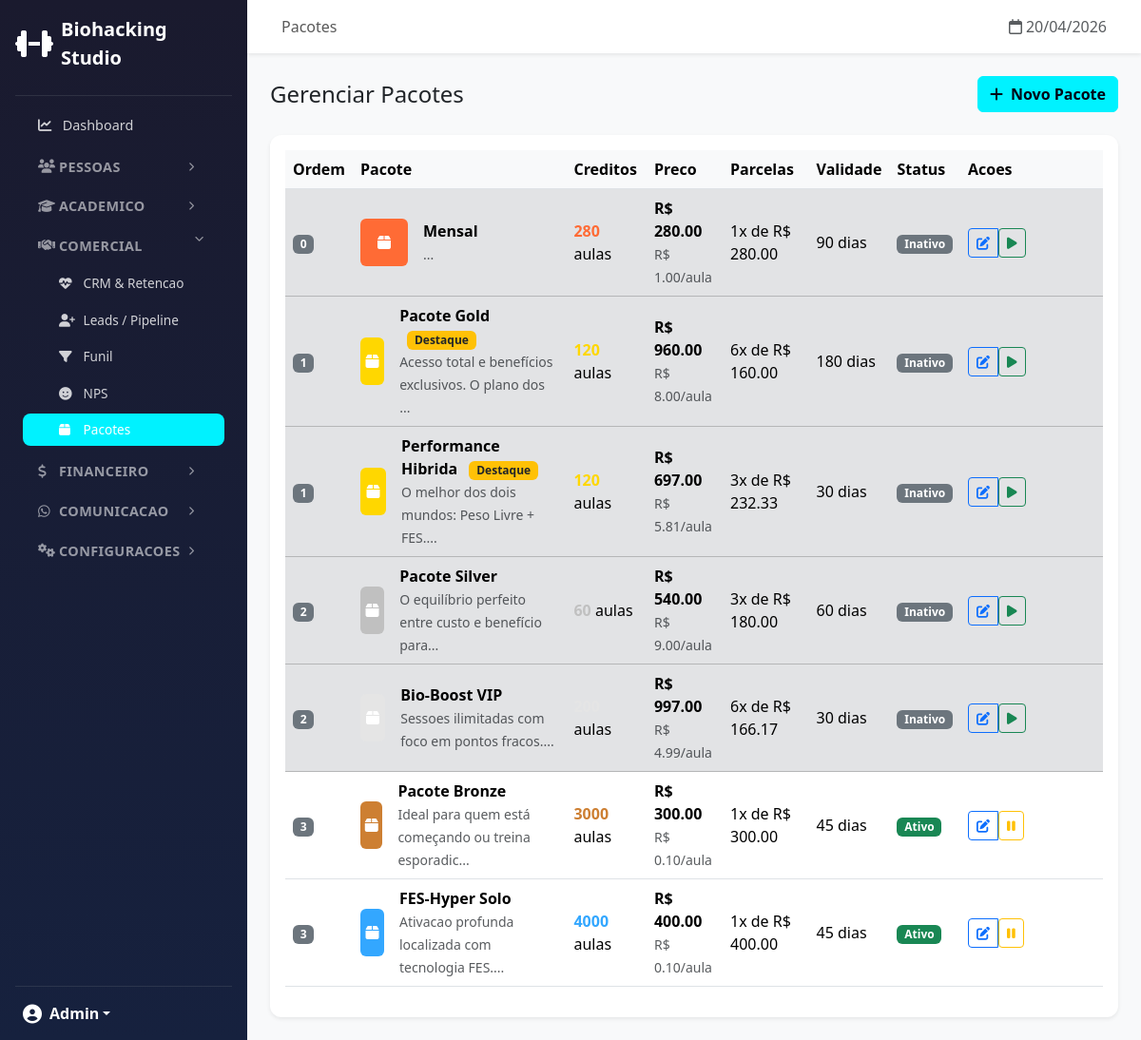
/admin/packages/ (signed in), run on the app's committed database.
### app/models/user.py (models this page shows, shortened)
class User(UserMixin, db.Model):
    __tablename__ = 'users'
    id = db.Column(db.Integer, primary_key=True)
    name = db.Column(db.String(100), nullable=False)
    email = db.Column(db.String(120), unique=True, nullable=False)
    phone = db.Column(db.String(20), nullable=False)
    password_hash = db.Column(db.String(256), nullable=False)
    cpf = db.Column(db.String(14), nullable=True)  # Formato: 123.456.789-00
    gender = db.Column(db.Enum(Gender), nullable=True)
    role = db.Column(db.String(20), default='student')
    xp = db.Column(db.Integer, default=0)  # XP total historico (para ranking)
    level = db.Column(db.Integer, default=1)
    xp_available = db.Column(db.Integer, default=0)  # XP disponivel para conversao (janela 3 meses)
    credits_balance = db.Column(db.Integer, default=0)  # Total de creditos ativos (wallets)
    face_encoding = db.Column(db.LargeBinary, nullable=True)
    face_encoding_version = db.Column(db.String(10), default='v1')
    face_registered_at = db.Column(db.DateTime, nullable=True)
    face_last_recognized = db.Column(db.DateTime, nullable=True)
    face_confidence_threshold = db.Column(db.Float, default=0.6)
    photo_url = db.Column(db.String(255))
    referral_code = db.Column(db.String(12), unique=True, nullable=True)
    professional_type = db.Column(db.Enum(ProfessionalType), nullable=True)
    base_commission_rate = db.Column(db.Numeric(5, 2), nullable=True)
    is_active = db.Column(db.Boolean, default=True)
    created_at = db.Column(db.DateTime, default=datetime.utcnow)
    updated_at = db.Column(db.DateTime, default=datetime.utcnow, onupdate=datetime.utcnow)
    last_login = db.Column(db.DateTime)

### app/models/package.py (models this page shows, shortened)
class Package(db.Model):
    __tablename__ = 'packages'
    id = db.Column(db.Integer, primary_key=True)
    name = db.Column(db.String(100), nullable=False)
    description = db.Column(db.Text)
    credits = db.Column(db.Integer, nullable=False)
    price = db.Column(db.Numeric(10, 2), nullable=False)
    installments = db.Column(db.Integer, default=1)  # Quantas parcelas
    installment_price = db.Column(db.Numeric(10, 2))  # Preco por parcela
    validity_days = db.Column(db.Integer, nullable=False)  # Ex: 90 dias
    photo_url = db.Column(db.String(255))
    color = db.Column(db.String(7), default='#FF6B35')
    is_featured = db.Column(db.Boolean, default=False)  # Destaque
    display_order = db.Column(db.Integer, default=0)
    badge = db.Column(db.String(50))  # Ex: "MAIS VENDIDO", "NOVO"
    extra_benefits = db.Column(db.JSON)  # Ex: ["Toalha gratis", "Garrafinha"]
    is_recurring = db.Column(db.Boolean, default=False)  # Se é pacote recorrente
    recurring_interval_days = db.Column(db.Integer, default=30)  # Intervalo entre cobranças
    welcome_xp_bonus = db.Column(db.Integer, default=0)  # Bônus XP na primeira compra
    is_active = db.Column(db.Boolean, default=True)
    created_at = db.Column(db.DateTime, default=datetime.utcnow)
    updated_at = db.Column(db.DateTime, default=datetime.utcnow, onupdate=datetime.utcnow)
    subscriptions = db.relationship('Subscription', backref='package', lazy=True)
    @property
    def price_per_credit(self):
        return float(self.price) / self.credits

### app/routes/admin/packages.py (the view)
@packages_bp.route('/')
@login_required
@admin_required
def list_packages():
    packages = Package.query.order_by(Package.display_order, Package.id).all()
    return render_template('admin/packages/list.html', packages=packages)

### app/models/notification.py (called while the page is built)
    @classmethod
    def get_unread_count(cls, user_id):
        return cls.query.filter_by(user_id=user_id, is_read=False).count()

### app/routes/admin/dashboard.py (called while the page is built)
def admin_required(f):
    @wraps(f)
    def decorated_function(*args, **kwargs):
        if not current_user.is_authenticated or current_user.role != 'admin':
            abort(403)
        return f(*args, **kwargs)
    return decorated_function

### app/templates/admin/packages/list.html (shortened to what this page needs)
{% extends "admin/base.html" %}
{% block page_title %}Pacotes{% endblock %}
{% block content %}
<div class="d-flex justify-content-between align-items-center mb-4">
    <h4 class="mb-0">Gerenciar Pacotes</h4>
    <a href="{{ url_for('admin_packages.create_package') }}" class="btn btn-primary">
        <i class="fas fa-plus me-2"></i>Novo Pacote
    </a>
</div>
<div class="card">
    <div class="card-body">
        {% if packages %}
        <div class="table-responsive">
            <table class="table table-hover align-middle">
                <thead>
                    <tr>
                        <th style="width: 60px;">Ordem</th>
                        <th>Pacote</th>
                        <th>Creditos</th>
                        <th>Preco</th>
                        <th>Parcelas</th>
                        <th>Validade</th>
                        <th>Status</th>
                        <th style="width: 150px;">Acoes</th>
                    </tr>
                </thead>
                <tbody>
                    {% for package in packages %}
                    <tr class="{{ 'table-secondary' if not package.is_active }}">
                        <td>
                            <span class="badge bg-secondary">{{ package.display_order }}</span>
                        </td>
                        <td>
                            <div class="d-flex align-items-center">
                                {% if package.photo_url %}
                                <img src="{{ url_for('static', filename='uploads/packages/' + package.photo_url) }}"
                                     class="rounded me-3" style="width: 50px; height: 50px; object-fit: cover;">
                                {% else %}
                                <div class="rounded me-3 d-flex align-items-center justify-content-center"
                                     style="width: 50px; height: 50px; background-color: {{ package.color }};">
                                    <i class="fas fa-box text-white"></i>
                                </div>
                                {% endif %}
                                <div>
                                    <strong>{{ package.name }}</strong>
                                    {% if package.is_featured %}
                                    <span class="badge bg-warning text-dark ms-2">Destaque</span>
                                    {% endif %}
                                    <br>
                                    <small class="text-muted">{{ package.description[:50] }}...</small>
                                </div>
                            </div>
                        </td>
                        <td>
                            <span class="fw-bold" style="color: {{ package.color }};">{{ package.credits }}</span> aulas
                        </td>
                        <td>
                            <strong>R$ {{ "%.2f"|format(package.price) }}</strong>
                            <br>
                            <small class="text-muted">R$ {{ "%.2f"|format(package.price_per_credit) }}/aula</small>
                        </td>
                        <td>
                            {{ package.installments }}x de R$ {{ "%.2f"|format(package.installment_price) }}
                        </td>
                        <td>{{ package.validity_days }} dias</td>
                        <td>
                            {% if package.is_active %}
                            <span class="badge bg-success">Ativo</span>
                            {% else %}
                            <span class="badge bg-secondary">Inativo</span>
                            {% endif %}
                        </td>
                        <td>
                            <div class="btn-group">
                                <a href="{{ url_for('admin_packages.edit_package', id=package.id) }}"
                                   class="btn btn-sm btn-outline-primary" title="Editar">
                                    <i class="fas fa-edit"></i>
                                </a>
                                <form action="{{ url_for('admin_packages.toggle_package', id=package.id) }}"
                                      method="POST" class="d-inline">
                                    <button type="submit" class="btn btn-sm btn-outline-{{ 'warning' if package.is_active else 'success' }}"
                                            title="{{ 'Desativar' if package.is_active else 'Ativar' }}">
                                        <i class="fas fa-{{ 'pause' if package.is_active else 'play' }}"></i>
                                    </button>
                                </form>
                            </div>
                        </td>
                    </tr>
                    {% endfor %}
                </tbody>
            </table>
        </div>
        {% endif %}
    </div>
</div>
{% endblock %}

### app/templates/admin/_sidebar_nav.html (shortened to what this page needs)
{% set ep = request.endpoint or '' %}
{% set grp_pessoas   = 'users' in ep %}
{% set grp_academico = 'modalities' in ep or 'schedules' in ep or 'exercises' in ep or 'achievements' in ep or 'conversion_rules' in ep %}
{% set grp_comercial = 'crm' in ep or 'packages' in ep %}
{% set grp_financeiro= 'payments' in ep or 'expenses' in ep or 'split' in ep %}
{% set grp_comunic   = ('whatsapp' in ep and 'megaapi' not in ep) %}
{% set grp_config    = 'megaapi' in ep or 'nupay' in ep or ('settings' in ep and 'megaapi' not in ep) or 'lgpd' in ep or 'maintenance' in ep or ep == 'admin_schedules.gender_management' %}
<ul class="nav nav-pills flex-column mb-auto sidebar-nav">
    <li class="nav-item">
        <a href="{{ url_for('admin.dashboard') }}"
           class="nav-link {% if ep == 'admin.dashboard' %}active{% endif %}">
            <i class="fas fa-chart-line"></i> Dashboard
        </a>
    </li>
    <li class="nav-item nav-group">
        <a class="nav-link nav-group-toggle {% if grp_pessoas %}open{% endif %}"
           data-bs-toggle="collapse" href="#grpPessoas" role="button"
           aria-expanded="{{ 'true' if grp_pessoas else 'false' }}">
            <i class="fas fa-users"></i> Pessoas
            <i class="fas fa-chevron-right nav-arrow"></i>
        </a>
    </li>
    <li class="nav-item nav-group">
        <a class="nav-link nav-group-toggle {% if grp_academico %}open{% endif %}"
           data-bs-toggle="collapse" href="#grpAcademico" role="button"
           aria-expanded="{{ 'true' if grp_academico else 'false' }}">
            <i class="fas fa-graduation-cap"></i> Academico
            <i class="fas fa-chevron-right nav-arrow"></i>
        </a>
    </li>
    <li class="nav-item nav-group">
        <a class="nav-link nav-group-toggle {% if grp_comercial %}open{% endif %}"
           data-bs-toggle="collapse" href="#grpComercial" role="button"
           aria-expanded="{{ 'true' if grp_comercial else 'false' }}">
            <i class="fas fa-handshake"></i> Comercial
            <i class="fas fa-chevron-right nav-arrow"></i>
        </a>
        <div class="collapse {% if grp_comercial %}show{% endif %}" id="grpComercial">
            <ul class="nav flex-column nav-sub">
                <li><a href="{{ url_for('crm.dashboard') }}"
                       class="nav-link {% if ep == 'crm.dashboard' %}active{% endif %}">
                    <i class="fas fa-heartbeat"></i> CRM & Retencao
                </a></li>
                <li><a href="{{ url_for('crm.leads') }}"
                       class="nav-link {% if ep == 'crm.leads' %}active{% endif %}">
                    <i class="fas fa-user-plus"></i> Leads / Pipeline
                </a></li>
                <li><a href="{{ url_for('crm.funnel') }}"
                       class="nav-link {% if ep == 'crm.funnel' %}active{% endif %}">
                    <i class="fas fa-filter"></i> Funil
                </a></li>
                <li><a href="{{ url_for('crm.nps_dashboard') }}"
                       class="nav-link {% if ep == 'crm.nps_dashboard' %}active{% endif %}">
                    <i class="fas fa-smile"></i> NPS
                </a></li>
                <li><a href="{{ url_for('admin_packages.list_packages') }}"
                       class="nav-link {% if 'packages' in ep %}active{% endif %}">
                    <i class="fas fa-box"></i> Pacotes
                </a></li>
            </ul>
        </div>
    </li>
    <li class="nav-item nav-group">
        <a class="nav-link nav-group-toggle {% if grp_financeiro %}open{% endif %}"
           data-bs-toggle="collapse" href="#grpFinanceiro" role="button"
           aria-expanded="{{ 'true' if grp_financeiro else 'false' }}">
            <i class="fas fa-dollar-sign"></i> Financeiro
            <i class="fas fa-chevron-right nav-arrow"></i>
        </a>
    </li>
    <li class="nav-item nav-group">
        <a class="nav-link nav-group-toggle {% if grp_comunic %}open{% endif %}"
           data-bs-toggle="collapse" href="#grpComunic" role="button"
           aria-expanded="{{ 'true' if grp_comunic else 'false' }}">
            <i class="fab fa-whatsapp"></i> Comunicacao
            <i class="fas fa-chevron-right nav-arrow"></i>
        </a>
    </li>
    <li class="nav-item nav-group">
        <a class="nav-link nav-group-toggle {% if grp_config %}open{% endif %}"
           data-bs-toggle="collapse" href="#grpConfig" role="button"
           aria-expanded="{{ 'true' if grp_config else 'false' }}">
            <i class="fas fa-cogs"></i> Configuracoes
            <i class="fas fa-chevron-right nav-arrow"></i>
        </a>
    </li>
</ul>
<hr class="border-secondary">
<div class="dropdown px-2">
    <a href="#" class="d-flex align-items-center text-white text-decoration-none dropdown-toggle"
        data-bs-toggle="dropdown">
        <i class="fas fa-user-circle fa-lg me-2"></i>
        <strong>{{ current_user.name.split()[0] }}</strong>
    </a>
</div>

### app/templates/admin/base.html (style rules this page uses)
.sidebar .nav-link { color: rgba(255, 255, 255, 0.8); padding: 10px 16px; border-radius: 8px; margin: 2px 8px; transition: all 0.3s; font-size: 0.9rem; }
.sidebar .nav-link.active { background: var(--primary-color); color: #fff; }
.sidebar .nav-link i { width: 22px; }
.nav-group-toggle { display: flex; align-items: center; cursor: pointer; font-weight: 600; font-size: 0.82rem; text-transform: uppercase; letter-spacing: 0.4px; color: rgba(255,255,255,0.55) !important; padding: 8px 16px !important; margin-top: 6px; }
.nav-group-toggle .nav-arrow { margin-left: auto; font-size: 0.6rem; transition: transform 0.25s ease; }
.nav-group-toggle[aria-expanded="true"] .nav-arrow, .nav-group-toggle.open .nav-arrow { transform: rotate(90deg); }
.nav-sub { padding: 0 0 4px 0; }
.nav-sub .nav-link { padding: 7px 16px 7px 38px !important; font-size: 0.85rem; }
.card { border: none; box-shadow: 0 0.125rem 0.25rem rgba(0, 0, 0, 0.075); border-radius: 12px; }
.table th { font-weight: 600; background-color: #f8f9fa; }

### app/templates/base.html (style rules this page uses)
:root { --primary-color: #00f2ff; --secondary-color: #0f172a; --text-dark: #020617; }
body { min-height: 100vh; display: flex; flex-direction: column; }
.btn-primary { background-color: var(--primary-color); border-color: var(--primary-color); color: var(--text-dark) !important; font-weight: 600; }

### data on the page
User: name "Admin"
Package: display_order "0", name "Mensal", credits "280", price "280.00", price_per_credit "1.00", installments "1", installment_price "280.00", validity_days "90", is_active "Inativo"
Package: display_order "1", name "Pacote Gold", is_featured "Destaque", description "Acesso total e benefícios exclusivos. O plano dos", credits "120", price "960.00", price_per_credit "8.00", installments "6", installment_price "160.00", validity_days "180", is_active "Inativo"
Package: display_order "1", name "Performance Hibrida", is_featured "Destaque", description "O melhor dos dois mundos: Peso Livre + FES.", credits "120", price "697.00", price_per_credit "5.81", installments "3", installment_price "232.33", validity_days "30", is_active "Inativo"
Package: display_order "2", name "Pacote Silver", description "O equilíbrio perfeito entre custo e benefício para", credits "60", price "540.00", price_per_credit "9.00", installments "3", installment_price "180.00", validity_days "60", is_active "Inativo"
Package: display_order "2", name "Bio-Boost VIP", description "Sessoes ilimitadas com foco em pontos fracos.", price "997.00", price_per_credit "4.99", installments "6", installment_price "166.17", validity_days "30", is_active "Inativo"
Package: display_order "3", name "Pacote Bronze", description "Ideal para quem está começando ou treina esporadic", credits "3000", price "300.00", price_per_credit "0.10", installments "1", installment_price "300.00", validity_days "45", is_active "Ativo"
Package: display_order "3", name "FES-Hyper Solo", description "Ativacao profunda localizada com tecnologia FES.", credits "4000", price "400.00", price_per_credit "0.10", installments "1", installment_price "400.00", validity_days "45", is_active "Ativo"
